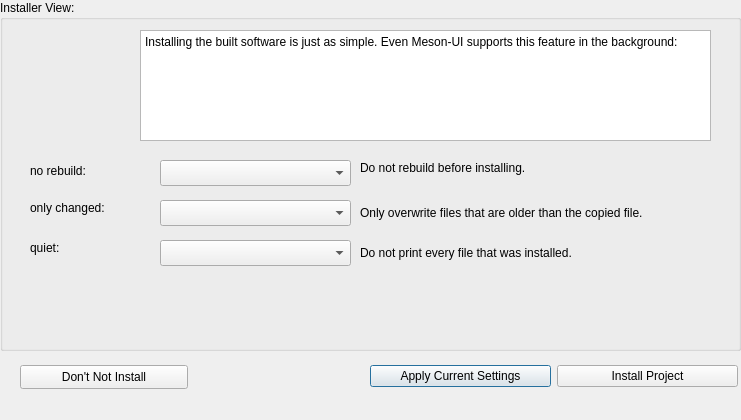
<?xml version="1.0" encoding="UTF-8"?>
<ui version="4.0">
 <class>Activity_Dist_Dialog</class>
 <widget class="QDialog" name="Activity_Dist_Dialog">
  <property name="geometry">
   <rect>
    <x>0</x>
    <y>0</y>
    <width>741</width>
    <height>420</height>
   </rect>
  </property>
  <property name="windowTitle">
   <string>Meson Build Installer</string>
  </property>
  <property name="styleSheet">
   <string notr="true"/>
  </property>
  <widget class="QGroupBox" name="GroupBox">
   <property name="geometry">
    <rect>
     <x>0</x>
     <y>0</y>
     <width>741</width>
     <height>351</height>
    </rect>
   </property>
   <property name="styleSheet">
    <string/>
   </property>
   <property name="title">
    <string>Installer View:</string>
   </property>
   <widget class="QLabel" name="label_5">
    <property name="geometry">
     <rect>
      <x>20</x>
      <y>30</y>
      <width>81</width>
      <height>71</height>
     </rect>
    </property>
    <property name="autoFillBackground">
     <bool>false</bool>
    </property>
    <property name="styleSheet">
     <string/>
    </property>
    <property name="text">
     <string/>
    </property>
    <property name="pixmap">
     <pixmap resource="../resource.qrc">:/icon/mesonui-icon/meson_modern.png</pixmap>
    </property>
    <property name="scaledContents">
     <bool>true</bool>
    </property>
   </widget>
   <widget class="QLabel" name="label">
    <property name="geometry">
     <rect>
      <x>30</x>
      <y>163</y>
      <width>121</width>
      <height>16</height>
     </rect>
    </property>
    <property name="styleSheet">
     <string/>
    </property>
    <property name="text">
     <string>no rebuild:</string>
    </property>
   </widget>
   <widget class="QComboBox" name="combo_no_rebuild">
    <property name="geometry">
     <rect>
      <x>160</x>
      <y>160</y>
      <width>191</width>
      <height>26</height>
     </rect>
    </property>
    <property name="styleSheet">
     <string notr="true"/>
    </property>
   </widget>
   <widget class="QLabel" name="label_2">
    <property name="geometry">
     <rect>
      <x>30</x>
      <y>200</y>
      <width>121</width>
      <height>16</height>
     </rect>
    </property>
    <property name="styleSheet">
     <string/>
    </property>
    <property name="text">
     <string>only changed:</string>
    </property>
   </widget>
   <widget class="QComboBox" name="combo_only_changed">
    <property name="geometry">
     <rect>
      <x>160</x>
      <y>200</y>
      <width>191</width>
      <height>26</height>
     </rect>
    </property>
    <property name="styleSheet">
     <string notr="true"/>
    </property>
   </widget>
   <widget class="QLabel" name="label_3">
    <property name="geometry">
     <rect>
      <x>360</x>
      <y>160</y>
      <width>351</width>
      <height>16</height>
     </rect>
    </property>
    <property name="styleSheet">
     <string/>
    </property>
    <property name="text">
     <string>Do not rebuild before installing.</string>
    </property>
   </widget>
   <widget class="QLabel" name="label_4">
    <property name="geometry">
     <rect>
      <x>360</x>
      <y>197</y>
      <width>371</width>
      <height>31</height>
     </rect>
    </property>
    <property name="styleSheet">
     <string/>
    </property>
    <property name="text">
     <string>Only overwrite files that are older than the copied file.</string>
    </property>
   </widget>
   <widget class="QPlainTextEdit" name="info">
    <property name="geometry">
     <rect>
      <x>140</x>
      <y>30</y>
      <width>571</width>
      <height>111</height>
     </rect>
    </property>
    <property name="styleSheet">
     <string notr="true"/>
    </property>
    <property name="readOnly">
     <bool>true</bool>
    </property>
    <property name="plainText">
     <string>Installing the built software is just as simple. Even Meson-UI supports this feature in the background:</string>
    </property>
   </widget>
   <widget class="QLabel" name="label_6">
    <property name="geometry">
     <rect>
      <x>360</x>
      <y>237</y>
      <width>371</width>
      <height>31</height>
     </rect>
    </property>
    <property name="styleSheet">
     <string/>
    </property>
    <property name="text">
     <string>Do not print every file that was installed.</string>
    </property>
   </widget>
   <widget class="QComboBox" name="combo_quiet">
    <property name="geometry">
     <rect>
      <x>160</x>
      <y>240</y>
      <width>191</width>
      <height>26</height>
     </rect>
    </property>
    <property name="styleSheet">
     <string notr="true"/>
    </property>
   </widget>
   <widget class="QLabel" name="label_7">
    <property name="geometry">
     <rect>
      <x>30</x>
      <y>240</y>
      <width>121</width>
      <height>16</height>
     </rect>
    </property>
    <property name="styleSheet">
     <string/>
    </property>
    <property name="text">
     <string>quiet:</string>
    </property>
   </widget>
  </widget>
  <widget class="QWidget" name="layoutWidget">
   <property name="geometry">
    <rect>
     <x>370</x>
     <y>360</y>
     <width>368</width>
     <height>32</height>
    </rect>
   </property>
   <property name="styleSheet">
    <string/>
   </property>
   <layout class="QHBoxLayout" name="horizontalLayout">
    <item>
     <widget class="QPushButton" name="control_push_do_update">
      <property name="styleSheet">
       <string notr="true"/>
      </property>
      <property name="text">
       <string>Apply Current Settings</string>
      </property>
     </widget>
    </item>
    <item>
     <widget class="QPushButton" name="control_push_do_install">
      <property name="styleSheet">
       <string notr="true"/>
      </property>
      <property name="text">
       <string>Install Project</string>
      </property>
     </widget>
    </item>
   </layout>
  </widget>
  <widget class="QPushButton" name="control_push_no_install">
   <property name="geometry">
    <rect>
     <x>20</x>
     <y>365</y>
     <width>168</width>
     <height>24</height>
    </rect>
   </property>
   <property name="styleSheet">
    <string notr="true"/>
   </property>
   <property name="text">
    <string>Don't Not Install</string>
   </property>
  </widget>
 </widget>
 <resources>
  <include location="../resource.qrc"/>
 </resources>
 <connections/>
</ui>
